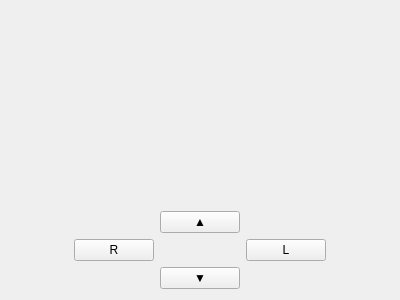
<?xml version="1.0" encoding="UTF-8"?>
<ui version="4.0">
 <class>impedance</class>
 <widget class="QWidget" name="impedance">
  <property name="geometry">
   <rect>
    <x>0</x>
    <y>0</y>
    <width>400</width>
    <height>300</height>
   </rect>
  </property>
  <property name="windowTitle">
   <string>Form</string>
  </property>
  <layout class="QVBoxLayout" name="verticalLayout_2">
   <item>
    <widget class="QFrame" name="screen">
     <layout class="QVBoxLayout" name="verticalLayout"/>
    </widget>
   </item>
   <item>
    <layout class="QHBoxLayout" name="horizontalLayout">
     <property name="leftMargin">
      <number>20</number>
     </property>
     <property name="rightMargin">
      <number>20</number>
     </property>
     <item>
      <spacer name="horizontalSpacer">
       <property name="orientation">
        <enum>Qt::Horizontal</enum>
       </property>
       <property name="sizeHint" stdset="0">
        <size>
         <width>40</width>
         <height>20</height>
        </size>
       </property>
      </spacer>
     </item>
     <item>
      <layout class="QGridLayout" name="gridLayout">
       <item row="1" column="2">
        <widget class="QPushButton" name="pushButton_3">
         <property name="text">
          <string>L</string>
         </property>
        </widget>
       </item>
       <item row="0" column="1">
        <widget class="QPushButton" name="pushButton_4">
         <property name="text">
          <string>▲</string>
         </property>
        </widget>
       </item>
       <item row="1" column="0">
        <widget class="QPushButton" name="pushButton">
         <property name="text">
          <string>R</string>
         </property>
        </widget>
       </item>
       <item row="2" column="1">
        <widget class="QPushButton" name="pushButton_2">
         <property name="text">
          <string>▼</string>
         </property>
        </widget>
       </item>
      </layout>
     </item>
     <item>
      <spacer name="horizontalSpacer_2">
       <property name="orientation">
        <enum>Qt::Horizontal</enum>
       </property>
       <property name="sizeHint" stdset="0">
        <size>
         <width>40</width>
         <height>20</height>
        </size>
       </property>
      </spacer>
     </item>
    </layout>
   </item>
  </layout>
 </widget>
 <resources/>
 <connections/>
</ui>
